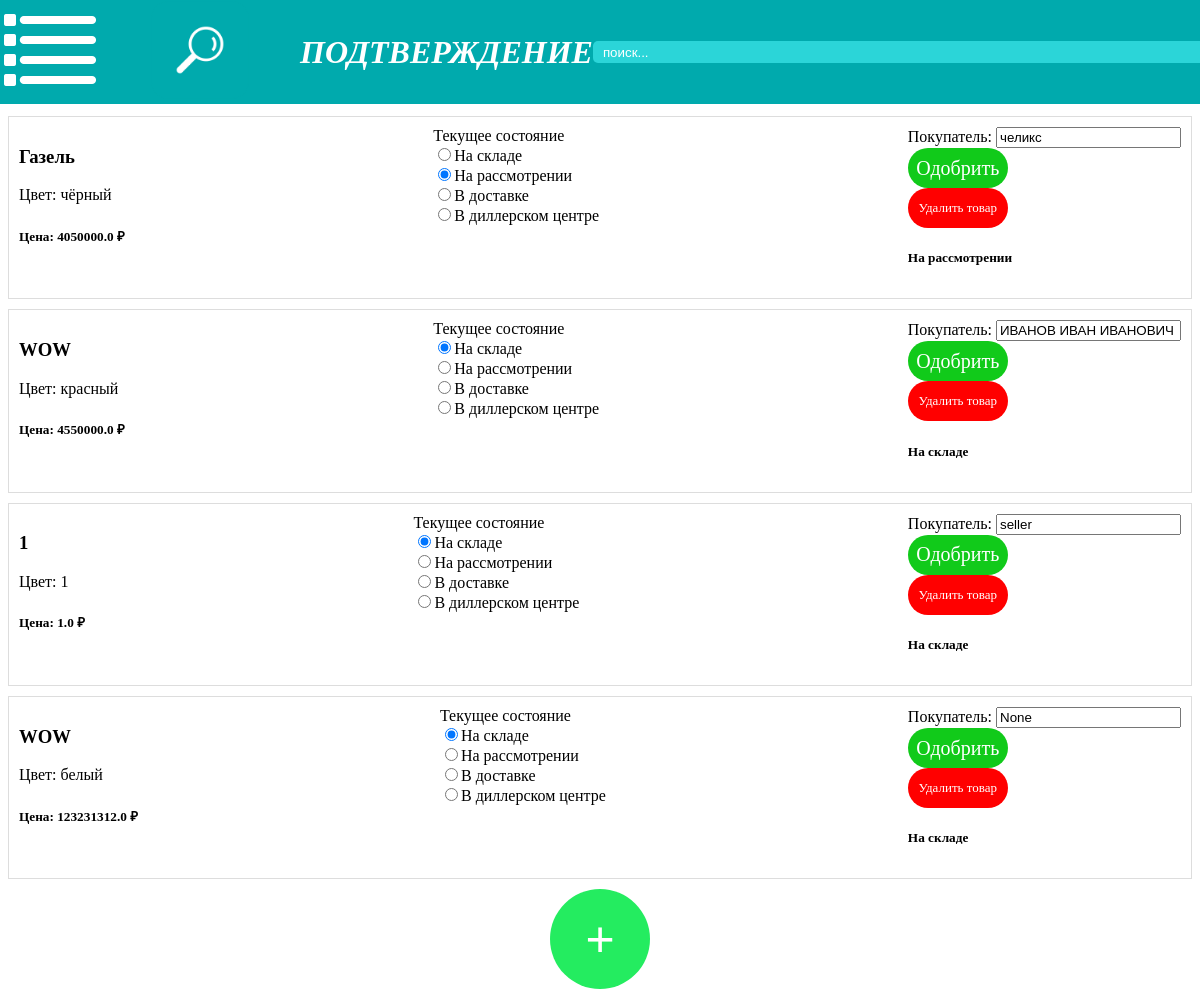
Page /editor on the committed database.
### main.py (models this page shows)
class Cataloge(SQLModel, table=True):
    id: int = Field(default=None, primary_key=True)
    model: str = Field(index=True)
    color: str
    in_stage: bool
    cost: float
    buyer: str|None
    kind: str
    willings: list[User] = Relationship(back_populates="baskets", link_model=UserCatalogeLink)

### main.py (the view)
@app.get("/cars", response_class=HTMLResponse)
async def read_root(request: Request, session: SessionDep, email: str | None = None, searching: str | None = None):
    req = {
        "request": request,
        "email": email,
        "searching":"",
        "production": [] # Устанавливаем production по умолчанию пустым списком
    }
    if go_login(session,email):
        req["seller"] = False
    else:
        statement = select(User).where(User.email == email)
        user = session.exec(statement).one()
        req["seller"] = user.seller
    if searching and searching.strip():
        statement = select(Cataloge).where(Cataloge.model.like(f"%{searching.upper()}%"))
        production = session.exec(statement).all()
        req["production"] = production
        req["searching"] = searching
    else:
        statement = select(Cataloge)
        production = session.exec(statement).all()
        req["production"] = production
    return templates.TemplateResponse("cataloge.html", req)

### templates/editor.html (shortened to what this page needs)
<!DOCTYPE html>
<html lang="ru">
<head>
    <link rel="stylesheet" href="static/style.css">
</head>
<body>
    <header>
        <div class="header-left">
            <a href="http://127.0.0.1:8000/?email={{email}}&searching={{searching}}"><img class="logo" src="../static/variants.png"></a>
            <a href="http://127.0.0.1:8000/cars?email={{email}}&searching={{searching}}"><img class="logo" src="../static/logo.ico"></a>
            <b><i><h1>ПОДТВЕРЖДЕНИЕ</h1></i></b>
        </div>
        <div class="header-right">
            <form name="found" method="get" action="/cars?email={{email}}">
                <input type="text" name="searching" class="found" placeholder="поиск..." value="{{searching}}">
                <button type="submit" style="display: none;"></button> </form>
            <br>
        </div>
    </header>
    <div class="production">
        {% for product in production %}
            <form action="/editor?email={{email}}&searching=" name="place" class="product" method="post">
                <div class="product-info">
                    <h3>{{product.model}}</h3>
                    Цвет: {{product.color}}
                    <h5>Цена: {{product.cost}} ₽</h5>
                </div>
                <div>
                    Текущее состояние<br>
                    <input name = "kind" type = "radio" value="На складе" {% if product.kind == "На складе" %} checked {% endif %}>На складе<br>
                    <input name = "kind" type = "radio" value="На рассмотрении" {% if product.kind == "На рассмотрении" %} checked {% endif %}>На рассмотрении<br>
                    <input name = "kind" type = "radio" value="В доставке" {% if product.kind == "В доставке" %} checked {% endif %}>В доставке<br>
                    <input name = "kind" type = "radio" value="В диллерском центре" {% if product.kind == "В диллерском центре" %} checked {% endif %}>В диллерском центре
                </div>
                <div class="product-inputs" >
                    Покупатель: <input name = "FIO_user" value = "{{product.buyer}}">
                    <br>
                    <button class="buy" type="submit" name="acc_form" value="{{product.id}}up_">Одобрить</button><br>
                    <button class="buy" style="background-color: red; font-size: small;" type="submit" name="acc_form" value="{{product.id}}del">Удалить товар</button>
                    <h5>
                        {{product.kind}}
                    </h5>
                </div>
            </form>
        {% endfor %}
        <center><button class = "add_el" onclick="add()">+</button></center>
    </div>
</body>
</html>

### static/style.css (style rules this page uses)
body { scrollbar-width: none; -ms-overflow-style: none; margin-top: 50px; }
i { color: rgb(255, 255, 255); }
header { position: fixed; margin-top: -50px; margin-left: -8px; background-color: rgb(0,170,173); width: 100%; display: flex; text-align: justify; justify-content: space-between; flex-wrap: wrap; align-content: center; align-items: center; flex-wrap: nowrap; }
header .header-left { display: flex; gap: 50px; align-items: center; }
header .header-right { display: flex; justify-content: space-between; align-items: center; gap: 70px; }
.buy { width: 100px; height: 100px; }
.logo { width: 100px; height: 100px; }
.found { height: 20px; width: 700px; border-radius: 5px; padding-left: 10px; background-color: rgb(43, 213, 216); border: 0px; }
.product { display: flex; flex-direction: row; align-items: flex-start; justify-content: space-between; padding: 10px; border: 1px solid #ddd; margin-bottom: 10px; }
.product button[type="submit"] { border-radius: 20px; color: white; font-family: 'Times New Roman'; font-size: 20px; background-color: rgb(17, 202, 26); max-height: 40px; border: 0px; }
.production { padding-top: 66px; }
.add_el { color: #FFFF; width: 100px; height: 100px; border-radius: 50px; background-color: rgb(36, 236, 96); font-size: 50px; border: 0px }

### rows in the picture
Cataloge: model "Газель", color "чёрный", cost "4050000.0", kind "☑", FIO_user "челикс", {{ product.id }} 2 (drawn), kind "На рассмотрении"
Cataloge: model "WOW", color "красный", cost "4550000.0", kind "☑", FIO_user "ИВАНОВ ИВАН ИВАНОВИЧ", {{ product.id }} 3 (drawn), kind "На складе"
Cataloge: model "1", color "1", cost "1.0", kind "☑", FIO_user "seller", {{ product.id }} 5 (drawn), kind "На складе"
Cataloge: model "WOW", color "белый", cost "123231312.0", kind "☑", FIO_user "None", {{ product.id }} 6 (drawn), kind "На складе"
